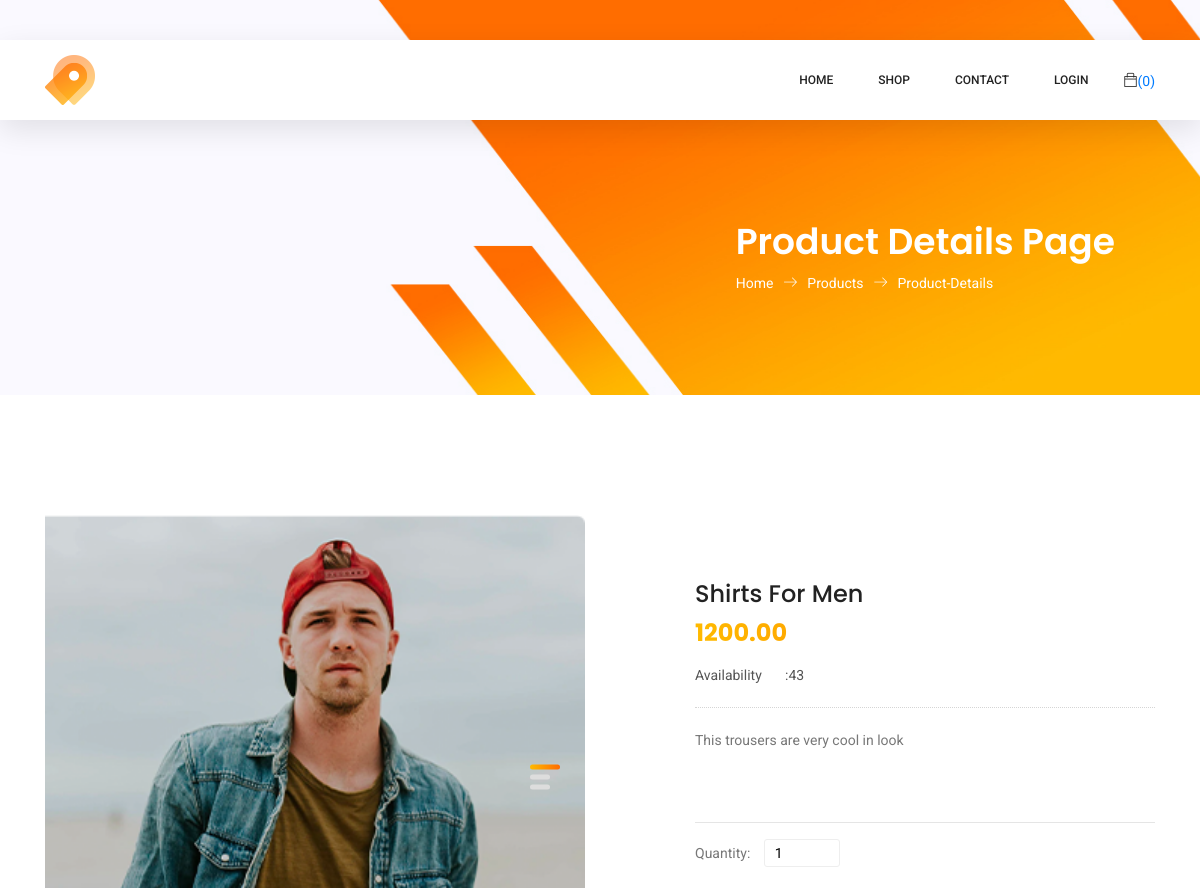
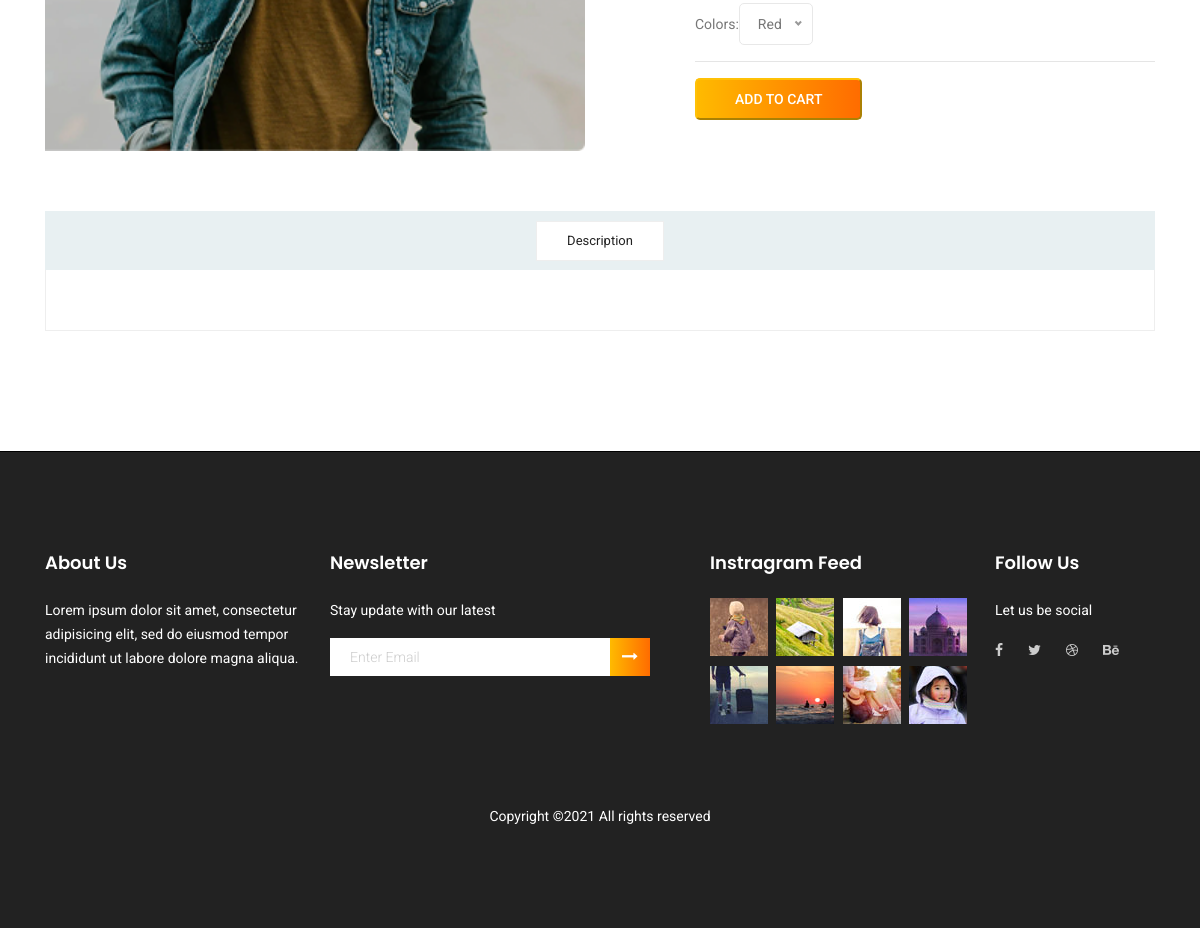
/single/4, run on the app's committed database (2 pictures, top to bottom).
### ecom/products/models.py (models this page shows, shortened)
class Addproduct(db.Model):
    id = db.Column(db.Integer, primary_key=True)
    name = db.Column(db.String(40), nullable=False)
    price = db.Column(db.Numeric(10, 2), nullable=False)
    discount = db.Column(db.Integer, default=0)
    stock = db.Column(db.Integer, nullable=False)
    color = db.Column(db.Text, nullable=False)
    desc = db.Column(db.Text, nullable=False)
    pub_date = db.Column(db.DateTime, nullable=False,
                         default=datetime.utcnow)
    category_id = db.Column(db.Integer, db.ForeignKey('category.id'),nullable=False)
    category = db.relationship('Category',backref=db.backref('categories', lazy=True))
    brand_id = db.Column(db.Integer, db.ForeignKey('brand.id'),nullable=False)
    brand = db.relationship('Brand',backref=db.backref('brands', lazy=True))
    image1 = db.Column(db.String(150), nullable=False, default='image1.jpg')
    image2 = db.Column(db.String(150), nullable=False, default='image2.jpg')
    image3 = db.Column(db.String(150), nullable=False, default='image3.jpg')

### ecom/products/routes.py (the view)
@app.route('/single/<int:id>',methods=['GET','POST'])
def single(id):
	product=Addproduct.query.get_or_404(id)
	return render_template('product/singleProd.html',product=product)

### ecom/templates/product/singleProd.html (shortened to what this page needs)
{% extends "layout.html" %}
{% block head %}
{{ super() }}
{% endblock head%}
{% block nav %}
<header class="header_area sticky-header">
  <div class="main_menu">
    <nav class="navbar navbar-expand-lg navbar-light main_box">
      <div class="container">
        <a class="navbar-brand logo_h" href="{{ url_for('home') }}"><img src="{{url_for ('static', filename='img/fav.png') }}" alt=""></a>
        <div class="collapse navbar-collapse offset" id="navbarSupportedContent">
          <ul class="nav navbar-nav menu_nav ml-auto">
            <li class="nav-item"><a class="nav-link" href="{{ url_for('home') }}">Home</a></li>
            <li class="nav-item submenu dropdown">
              <a href="#" class="nav-link dropdown-toggle" data-toggle="dropdown" role="button" aria-haspopup="true"
               aria-expanded="false">Shop</a>
            </li>
            <li class="nav-item"><a class="nav-link" href="contact.html">Contact</a></li>
            <li class="nav-item">
              {% if 'email' in session %}
              <a href="{{url_for('logout')}}" class="nav-link">Logout</a>
              {% else %}
              <a href="{{url_for('login')}}" class="nav-link">Login</a>
              {% endif %}
            </li>
          </ul>
          <ul class="nav navbar-nav navbar-right">
            <li class="nav-item"><a href="{{url_for('getCart')}}" class="cart"><span class="ti-bag"></span>({{ session['Shoppingcart']|length }})</a></li>
          </ul>
        </div>
      </div>
    </nav>
  </div>
</header>
{% endblock nav %}
{% block content %}
<section class="banner-area organic-breadcrumb">
  <div class="container">
    <div class="breadcrumb-banner d-flex flex-wrap align-items-center justify-content-end">
      <div class="col-first">
        <h1>Product Details Page</h1>
        <nav class="d-flex align-items-center">
          <a href="{{ url_for('home') }}">Home<span class="lnr lnr-arrow-right"></span></a>
          <a href="{{url_for('allproduct')}}">Products<span class="lnr lnr-arrow-right"></span></a>
          <a href="{{url_for('single',id=product.id)}}">Product-Details</a>
        </nav>
      </div>
    </div>
  </div>
</section>
<div class="product_image_area">
  <div class="container">
    <div class="row s_product_inner">
      <div class="col-lg-6">
        <div class="s_Product_carousel">
          <div class="single-prd-item">
            <img class="img-fluid" src="{{url_for('static',filename='img/'+product.image1)}}" alt="">
          </div>
        </div>
      </div>
      <div class="col-lg-5 offset-lg-1">
        <div class="s_product_text">
          <h3>{{product.name}}</h3>
          <h2>{{product.price}}</h2>
          <ul class="list">
            <li><a href="#"><span>Availability</span>:{{product.stock}}</a></li>
          </ul>
          <p>{{product.desc}}</p>
          <hr>
          <form action="{{url_for('AddCart')}}" method="post">
            <div class="product_count">
              <label for="quantity">Quantity:</label>
              <input type="number" name="quantity" value="1" min="1" max="{{product.stock}}" title="Quantity:" class="input-text qty">
            </div>
            <div class="card_area d-flex align-items-center">
              {% set colors = product.color.split(',') %}
              <label for="colors">Colors: </label>
            </div>
            <hr>
            <div class="card_area d-flex align-items-center">
              <button class="primary-btn btn-warning" type="submit">Add to Cart</button>
            </div>
          </form>
        </div>
      </div>
    </div>
  </div>
</div>
<section class="product_description_area">
  <div class="container">
    <ul class="nav nav-tabs" id="myTab" role="tablist">
      <li class="nav-item">
        <a class="nav-link" id="home-tab" data-toggle="tab" href="#home" role="tab" aria-controls="home" aria-selected="true">Description</a>
      </li>
    </ul>
    <div class="tab-content" id="myTabContent">
    </div>
  </div>
</section>
                {% set colors = product.color.split(',') %}
{% endblock content%}

### data on the page
Addproduct: image1 (picture), name "Shirts For Men", price "1200.00", stock "43", desc "This trousers are very cool in look"

### other printed values
{{ session['Shoppingcart']|length }} "0"
